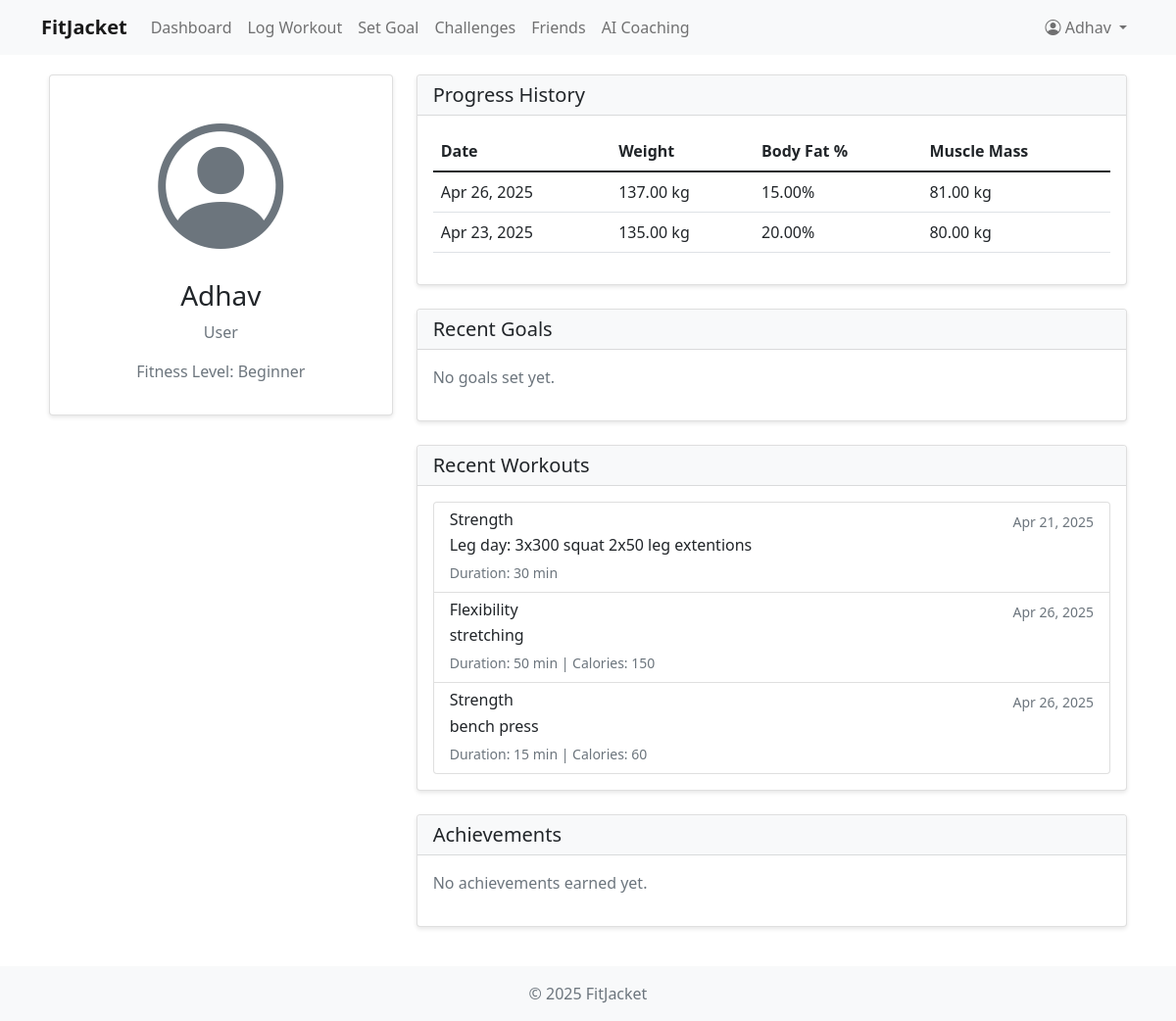
The page /profile/ (signed in) on the database its author committed.
### fitness/models.py (models this page shows, shortened)
class CustomUser(AbstractUser):
    USER_TYPE_CHOICES = (
        ('user', 'User'),
        ('coach', 'Coach'),
    )
    user_type = models.CharField(max_length=10, choices=USER_TYPE_CHOICES, default='user')
    bio = models.TextField(blank=True)
    profile_picture = models.ImageField(upload_to='profile_pictures/', null=True, blank=True)
    fitness_level = models.CharField(max_length=20, choices=(
        ('beginner', 'Beginner'),
        ('intermediate', 'Intermediate'),
        ('advanced', 'Advanced'),
    ), default='beginner')
    friends = models.ManyToManyField('self', symmetrical=False, blank=True)

class ProgressStats(models.Model):
    user = models.ForeignKey(CustomUser, on_delete=models.CASCADE)
    date = models.DateField()
    weight = models.DecimalField(max_digits=5, decimal_places=2, null=True, blank=True)
    body_fat_percentage = models.DecimalField(max_digits=4, decimal_places=2, null=True, blank=True)
    muscle_mass = models.DecimalField(max_digits=5, decimal_places=2, null=True, blank=True)
    notes = models.TextField(blank=True)

class Workout(models.Model):
    WORKOUT_TYPES = (
        ('cardio', 'Cardio'),
        ('strength', 'Strength Training'),
        ('flexibility', 'Flexibility'),
        ('hiit', 'HIIT'),
        ('other', 'Other'),
    )
    user = models.ForeignKey(CustomUser, on_delete=models.CASCADE)
    workout_type = models.CharField(max_length=20, choices=WORKOUT_TYPES)
    description = models.TextField()
    duration = models.IntegerField(help_text="Duration in minutes")
    calories_burned = models.IntegerField(null=True, blank=True)
    created_at = models.DateTimeField(auto_now_add=True)
    coach_feedback = models.TextField(blank=True, null=True)
    location = models.CharField(max_length=255, blank=True, null=True)

### fitness/views.py (the view)
# urls.py: path('profile/', views.profile, name='profile'),
@login_required
def profile(request):
    user = request.user
    goals = Goal.objects.filter(user=user)
    workouts = Workout.objects.filter(user=user)
    achievements = UserAchievement.objects.filter(user=user)
    progress_stats = ProgressStats.objects.filter(user=user).order_by('-date')[:5]
    return render(request, 'fitness/profile.html', {
        'user': user,
        'goals': goals,
        'workouts': workouts,
        'achievements': achievements,
        'progress_stats': progress_stats
    })

### fitness/templates/fitness/profile.html (shortened to what this page needs)
{% extends 'fitness/base.html' %}
{% block content %}
<div class="row">
    <div class="col-md-4">
        <div class="card">
            <div class="card-body text-center">
                {% if user.profile_picture %}
                    <img src="{{ user.profile_picture.url }}" alt="Profile Picture" class="rounded-circle img-fluid mb-3" style="max-width: 200px;">
                {% else %}
                    <i class="bi bi-person-circle" style="font-size: 8rem; color: #6c757d;"></i>
                {% endif %}
                <h3>{{ user.username }}</h3>
                <p class="text-muted">{{ user.get_user_type_display }}</p>
                <p class="text-muted">Fitness Level: {{ user.get_fitness_level_display }}</p>
            </div>
        </div>
    </div>
    <div class="col-md-8">
        <div class="card mb-4">
            <div class="card-header">
                <h5 class="mb-0">Progress History</h5>
            </div>
            <div class="card-body">
                {% if progress_stats %}
                    <div class="table-responsive">
                        <table class="table">
                            <thead>
                                <tr>
                                    <th>Date</th>
                                    <th>Weight</th>
                                    <th>Body Fat %</th>
                                    <th>Muscle Mass</th>
                                </tr>
                            </thead>
                            <tbody>
                                {% for stat in progress_stats %}
                                    <tr>
                                        <td>{{ stat.date|date:"M d, Y" }}</td>
                                        <td>{{ stat.weight|default:"-" }} kg</td>
                                        <td>{{ stat.body_fat_percentage|default:"-" }}%</td>
                                        <td>{{ stat.muscle_mass|default:"-" }} kg</td>
                                    </tr>
                                {% endfor %}
                            </tbody>
                        </table>
                    </div>
                {% else %}
                    <p class="text-muted">No progress stats recorded yet.</p>
                {% endif %}
            </div>
        </div>
        <div class="card mb-4">
            <div class="card-header">
                <h5 class="mb-0">Recent Goals</h5>
            </div>
            <div class="card-body">
                {% if goals %}
                    <div class="list-group">
                        {% for goal in goals|slice:":5" %}
                            <div class="list-group-item">
                                <div class="d-flex justify-content-between align-items-center">
                                    <h6 class="mb-1">{{ goal.description }}</h6>
                                    <span class="badge {% if goal.is_completed %}bg-success{% else %}bg-warning{% endif %}">
                                        {% if goal.is_completed %}Completed{% else %}In Progress{% endif %}
                                    </span>
                                </div>
                                {% if goal.target_date %}
                                    <small class="text-muted">Target Date: {{ goal.target_date }}</small>
                                {% endif %}
                            </div>
                        {% endfor %}
                    </div>
                {% else %}
                    <p class="text-muted">No goals set yet.</p>
                {% endif %}
            </div>
        </div>
        <div class="card mb-4">
            <div class="card-header">
                <h5 class="mb-0">Recent Workouts</h5>
            </div>
            <div class="card-body">
                {% if workouts %}
                    <div class="list-group">
                        {% for workout in workouts|slice:":5" %}
                            <div class="list-group-item">
                                <div class="d-flex justify-content-between align-items-center">
                                    <h6 class="mb-1">{{ workout.workout_type|title }}</h6>
                                    <small class="text-muted">{{ workout.created_at|date:"M d, Y" }}</small>
                                </div>
                                <p class="mb-1">{{ workout.description }}</p>
                                <small class="text-muted">
                                    Duration: {{ workout.duration }} min
                                    {% if workout.calories_burned %}
                                        | Calories: {{ workout.calories_burned }}
                                    {% endif %}
                                </small>
                            </div>
                        {% endfor %}
                    </div>
                {% else %}
                    <p class="text-muted">No workouts logged yet.</p>
                {% endif %}
            </div>
        </div>
        <div class="card">
            <div class="card-header">
                <h5 class="mb-0">Achievements</h5>
            </div>
            <div class="card-body">
                {% if achievements %}
                    <div class="row">
                        {% for achievement in achievements|slice:":6" %}
                            <div class="col-md-4 mb-3">
                                <div class="text-center">
                                    <img src="{{ achievement.achievement.badge_image.url }}"
                                         alt="{{ achievement.achievement.name }}"
                                         class="img-fluid mb-2"
                                         style="max-width: 100px;">
                                    <h6>{{ achievement.achievement.name }}</h6>
                                    <small class="text-muted">{{ achievement.earned_at|date:"M d, Y" }}</small>
                                </div>
                            </div>
                        {% endfor %}
                    </div>
                {% else %}
                    <p class="text-muted">No achievements earned yet.</p>
                {% endif %}
            </div>
        </div>
    </div>
</div>
{% endblock %}

### fitness/templates/fitness/base.html (shortened to what this page needs)
<!DOCTYPE html>
<html lang="en">
<head>
    <link href="https://cdn.jsdelivr.net/npm/bootstrap@5.1.3/dist/css/bootstrap.min.css" rel="stylesheet">
    <link rel="stylesheet" href="https://cdn.jsdelivr.net/npm/bootstrap-icons@1.7.2/font/bootstrap-icons.css">
</head>
<body>
    <nav class="navbar navbar-expand-lg navbar-light bg-light">
        <div class="container">
            <a class="navbar-brand" href="{% url 'home' %}">FitJacket</a>
            <div class="collapse navbar-collapse" id="navbarNav">
                <ul class="navbar-nav me-auto">
                    {% if user.is_authenticated %}
                        <li class="nav-item">
                            <a class="nav-link" href="{% url 'dashboard' %}">Dashboard</a>
                        </li>
                        <li class="nav-item">
                            <a class="nav-link" href="{% url 'log_workout' %}">Log Workout</a>
                        </li>
                        <li class="nav-item">
                            <a class="nav-link" href="{% url 'set_goal' %}">Set Goal</a>
                        </li>
                        <li class="nav-item">
                            <a class="nav-link" href="{% url 'challenges' %}">Challenges</a>
                        </li>
                        <li class="nav-item">
                            <a class="nav-link" href="{% url 'friends' %}">Friends</a>
                        </li>
                        <li class="nav-item">
                            <a class="nav-link" href="{% url 'ai_coaching' %}">AI Coaching</a>
                        </li>
                    {% endif %}
                </ul>
                <ul class="navbar-nav">
                    {% if user.is_authenticated %}
                        <li class="nav-item dropdown">
                            <a class="nav-link dropdown-toggle" href="#" id="navbarDropdown" role="button" data-bs-toggle="dropdown">
                                <i class="bi bi-person-circle"></i> {{ user.username }}
                            </a>
                        </li>
                    {% endif %}
                </ul>
            </div>
        </div>
    </nav>
    <div class="container main-content">
        {% block content %}
        {% endblock %}
    </div>
    <footer class="footer mt-auto py-3 bg-light">
        <div class="container text-center">
            <span class="text-muted">© 2025 FitJacket</span>
        </div>
    </footer>
</body>
</html>

### fitness/templates/fitness/base.html (style rules this page uses)
html, body { height: 100%; margin: 0; }
body { display: flex; flex-direction: column; }
.navbar-brand { font-weight: bold; }
.nav-link { color: #333; }
.main-content { padding: 20px; flex: 1 0 auto; }
.card { margin-bottom: 20px; box-shadow: 0 2px 4px rgba(0,0,0,0.1); }
.card-header { background-color: #f8f9fa; font-weight: bold; }
.footer { flex-shrink: 0; width: 100%; }

### rows shown on the page
CustomUser: username "Adhav", user_type "User", fitness_level "Beginner"
ProgressStats: date "Apr 26, 2025", weight "137.00", body_fat_percentage "15.00", muscle_mass "81.00"
ProgressStats: date "Apr 23, 2025", weight "135.00", body_fat_percentage "20.00", muscle_mass "80.00"
Workout: workout_type "Strength", created_at "Apr 21, 2025", description "Leg day: 3x300 squat 2x50 leg extentions", duration "30"
Workout: workout_type "Flexibility", created_at "Apr 26, 2025", description "stretching", duration "50", calories_burned "150"
Workout: workout_type "Strength", created_at "Apr 26, 2025", description "bench press", duration "15", calories_burned "60"
